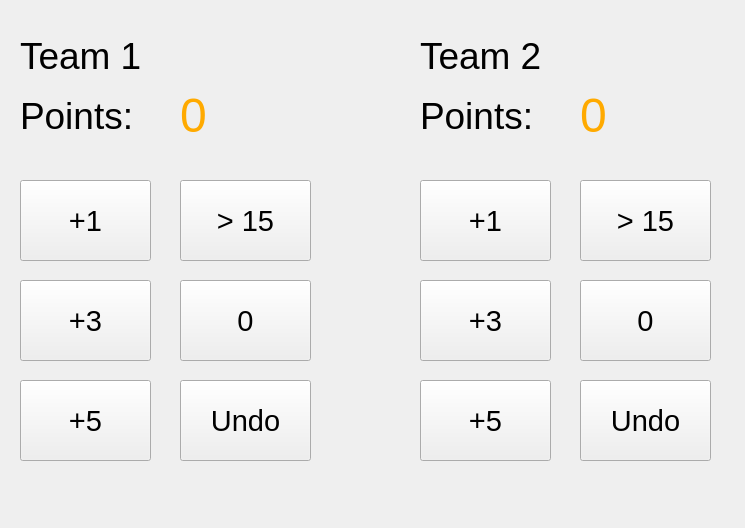
<?xml version="1.0" encoding="UTF-8"?>
<ui version="4.0">
 <class>Widget</class>
 <widget class="QWidget" name="Widget">
  <property name="geometry">
   <rect>
    <x>0</x>
    <y>0</y>
    <width>745</width>
    <height>528</height>
   </rect>
  </property>
  <property name="windowTitle">
   <string>Wikingerschach</string>
  </property>
  <widget class="QPushButton" name="btn_plus1_t1">
   <property name="geometry">
    <rect>
     <x>20</x>
     <y>180</y>
     <width>131</width>
     <height>81</height>
    </rect>
   </property>
   <property name="font">
    <font>
     <pointsize>22</pointsize>
    </font>
   </property>
   <property name="text">
    <string>+1</string>
   </property>
  </widget>
  <widget class="QPushButton" name="btn_plus1_t2">
   <property name="geometry">
    <rect>
     <x>420</x>
     <y>180</y>
     <width>131</width>
     <height>81</height>
    </rect>
   </property>
   <property name="font">
    <font>
     <pointsize>22</pointsize>
    </font>
   </property>
   <property name="text">
    <string>+1</string>
   </property>
  </widget>
  <widget class="QPushButton" name="btn_plus3_t2">
   <property name="geometry">
    <rect>
     <x>420</x>
     <y>280</y>
     <width>131</width>
     <height>81</height>
    </rect>
   </property>
   <property name="font">
    <font>
     <pointsize>22</pointsize>
    </font>
   </property>
   <property name="text">
    <string>+3</string>
   </property>
  </widget>
  <widget class="QPushButton" name="btn_plus3_t1">
   <property name="geometry">
    <rect>
     <x>20</x>
     <y>280</y>
     <width>131</width>
     <height>81</height>
    </rect>
   </property>
   <property name="font">
    <font>
     <pointsize>22</pointsize>
    </font>
   </property>
   <property name="text">
    <string>+3</string>
   </property>
  </widget>
  <widget class="QPushButton" name="btn_plus5_t2">
   <property name="geometry">
    <rect>
     <x>420</x>
     <y>380</y>
     <width>131</width>
     <height>81</height>
    </rect>
   </property>
   <property name="font">
    <font>
     <pointsize>22</pointsize>
    </font>
   </property>
   <property name="text">
    <string>+5</string>
   </property>
  </widget>
  <widget class="QPushButton" name="btn_plus5_t1">
   <property name="geometry">
    <rect>
     <x>20</x>
     <y>380</y>
     <width>131</width>
     <height>81</height>
    </rect>
   </property>
   <property name="font">
    <font>
     <pointsize>22</pointsize>
    </font>
   </property>
   <property name="text">
    <string>+5</string>
   </property>
  </widget>
  <widget class="QPushButton" name="btn_set15_t2">
   <property name="geometry">
    <rect>
     <x>580</x>
     <y>180</y>
     <width>131</width>
     <height>81</height>
    </rect>
   </property>
   <property name="font">
    <font>
     <pointsize>22</pointsize>
    </font>
   </property>
   <property name="text">
    <string>&gt; 15</string>
   </property>
  </widget>
  <widget class="QPushButton" name="btn_set15_t1">
   <property name="geometry">
    <rect>
     <x>180</x>
     <y>180</y>
     <width>131</width>
     <height>81</height>
    </rect>
   </property>
   <property name="font">
    <font>
     <pointsize>22</pointsize>
    </font>
   </property>
   <property name="text">
    <string>&gt; 15</string>
   </property>
  </widget>
  <widget class="QPushButton" name="btn_set0_t2">
   <property name="geometry">
    <rect>
     <x>580</x>
     <y>280</y>
     <width>131</width>
     <height>81</height>
    </rect>
   </property>
   <property name="font">
    <font>
     <pointsize>22</pointsize>
    </font>
   </property>
   <property name="text">
    <string>0</string>
   </property>
  </widget>
  <widget class="QPushButton" name="btn_set0_t1">
   <property name="geometry">
    <rect>
     <x>180</x>
     <y>280</y>
     <width>131</width>
     <height>81</height>
    </rect>
   </property>
   <property name="font">
    <font>
     <pointsize>22</pointsize>
    </font>
   </property>
   <property name="text">
    <string>0</string>
   </property>
  </widget>
  <widget class="QPushButton" name="btn_undo_t2">
   <property name="geometry">
    <rect>
     <x>580</x>
     <y>380</y>
     <width>131</width>
     <height>81</height>
    </rect>
   </property>
   <property name="font">
    <font>
     <pointsize>22</pointsize>
    </font>
   </property>
   <property name="text">
    <string>Undo</string>
   </property>
  </widget>
  <widget class="QPushButton" name="btn_undo_t1">
   <property name="geometry">
    <rect>
     <x>180</x>
     <y>380</y>
     <width>131</width>
     <height>81</height>
    </rect>
   </property>
   <property name="font">
    <font>
     <pointsize>22</pointsize>
    </font>
   </property>
   <property name="text">
    <string>Undo</string>
   </property>
  </widget>
  <widget class="QLabel" name="label_team1">
   <property name="geometry">
    <rect>
     <x>20</x>
     <y>30</y>
     <width>281</width>
     <height>51</height>
    </rect>
   </property>
   <property name="font">
    <font>
     <pointsize>28</pointsize>
    </font>
   </property>
   <property name="text">
    <string>Team 1</string>
   </property>
  </widget>
  <widget class="QLabel" name="label_team2">
   <property name="geometry">
    <rect>
     <x>420</x>
     <y>30</y>
     <width>281</width>
     <height>51</height>
    </rect>
   </property>
   <property name="font">
    <font>
     <pointsize>28</pointsize>
    </font>
   </property>
   <property name="text">
    <string>Team 2</string>
   </property>
  </widget>
  <widget class="QLabel" name="label_3">
   <property name="geometry">
    <rect>
     <x>20</x>
     <y>90</y>
     <width>141</width>
     <height>51</height>
    </rect>
   </property>
   <property name="font">
    <font>
     <pointsize>28</pointsize>
    </font>
   </property>
   <property name="text">
    <string>Points: </string>
   </property>
  </widget>
  <widget class="QLabel" name="label_4">
   <property name="geometry">
    <rect>
     <x>420</x>
     <y>90</y>
     <width>141</width>
     <height>51</height>
    </rect>
   </property>
   <property name="font">
    <font>
     <pointsize>28</pointsize>
    </font>
   </property>
   <property name="text">
    <string>Points: </string>
   </property>
  </widget>
  <widget class="QLabel" name="label_score_team1">
   <property name="geometry">
    <rect>
     <x>180</x>
     <y>90</y>
     <width>141</width>
     <height>51</height>
    </rect>
   </property>
   <property name="font">
    <font>
     <pointsize>36</pointsize>
    </font>
   </property>
   <property name="styleSheet">
    <string notr="true">color:rgb(255, 170, 0)</string>
   </property>
   <property name="text">
    <string>0</string>
   </property>
  </widget>
  <widget class="QLabel" name="label_score_team2">
   <property name="geometry">
    <rect>
     <x>580</x>
     <y>90</y>
     <width>141</width>
     <height>51</height>
    </rect>
   </property>
   <property name="font">
    <font>
     <pointsize>36</pointsize>
    </font>
   </property>
   <property name="styleSheet">
    <string notr="true">color:rgb(255, 170, 0)</string>
   </property>
   <property name="text">
    <string>0</string>
   </property>
  </widget>
 </widget>
 <resources/>
 <connections/>
</ui>
